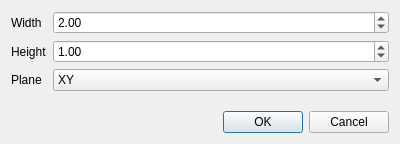
<?xml version="1.0" encoding="UTF-8"?>
<ui version="4.0">
 <class>RectangleParametersDialog</class>
 <widget class="QDialog" name="RectangleParametersDialog">
  <property name="windowModality">
   <enum>Qt::ApplicationModal</enum>
  </property>
  <property name="geometry">
   <rect>
    <x>0</x>
    <y>0</y>
    <width>400</width>
    <height>144</height>
   </rect>
  </property>
  <property name="minimumSize">
   <size>
    <width>400</width>
    <height>144</height>
   </size>
  </property>
  <property name="windowTitle">
   <string>Rectangle Parameters</string>
  </property>
  <layout class="QGridLayout" name="gridLayout">
   <item row="0" column="0">
    <layout class="QFormLayout" name="formLayout">
     <item row="0" column="0">
      <widget class="QLabel" name="widthLabel">
       <property name="text">
        <string>Width</string>
       </property>
      </widget>
     </item>
     <item row="1" column="0">
      <widget class="QLabel" name="heightLabel">
       <property name="text">
        <string>Height</string>
       </property>
      </widget>
     </item>
     <item row="2" column="0">
      <widget class="QLabel" name="planeLabel">
       <property name="text">
        <string>Plane</string>
       </property>
      </widget>
     </item>
     <item row="2" column="1">
      <widget class="QComboBox" name="planeComboBox">
       <item>
        <property name="text">
         <string>XY</string>
        </property>
       </item>
       <item>
        <property name="text">
         <string>XZ</string>
        </property>
       </item>
       <item>
        <property name="text">
         <string>YZ</string>
        </property>
       </item>
      </widget>
     </item>
     <item row="0" column="1">
      <widget class="QDoubleSpinBox" name="widthDoubleSpinBox">
       <property name="singleStep">
        <double>0.010000000000000</double>
       </property>
       <property name="value">
        <double>2.000000000000000</double>
       </property>
      </widget>
     </item>
     <item row="1" column="1">
      <widget class="QDoubleSpinBox" name="heightDoubleSpinBox">
       <property name="singleStep">
        <double>0.010000000000000</double>
       </property>
       <property name="value">
        <double>1.000000000000000</double>
       </property>
      </widget>
     </item>
    </layout>
   </item>
   <item row="1" column="0">
    <widget class="QDialogButtonBox" name="buttonBox">
     <property name="orientation">
      <enum>Qt::Horizontal</enum>
     </property>
     <property name="standardButtons">
      <set>QDialogButtonBox::Cancel|QDialogButtonBox::Ok</set>
     </property>
    </widget>
   </item>
  </layout>
 </widget>
 <tabstops>
  <tabstop>widthDoubleSpinBox</tabstop>
  <tabstop>heightDoubleSpinBox</tabstop>
  <tabstop>planeComboBox</tabstop>
 </tabstops>
 <resources/>
 <connections>
  <connection>
   <sender>buttonBox</sender>
   <signal>accepted()</signal>
   <receiver>RectangleParametersDialog</receiver>
   <slot>accept()</slot>
   <hints>
    <hint type="sourcelabel">
     <x>248</x>
     <y>254</y>
    </hint>
    <hint type="destinationlabel">
     <x>157</x>
     <y>274</y>
    </hint>
   </hints>
  </connection>
  <connection>
   <sender>buttonBox</sender>
   <signal>rejected()</signal>
   <receiver>RectangleParametersDialog</receiver>
   <slot>reject()</slot>
   <hints>
    <hint type="sourcelabel">
     <x>316</x>
     <y>260</y>
    </hint>
    <hint type="destinationlabel">
     <x>286</x>
     <y>274</y>
    </hint>
   </hints>
  </connection>
 </connections>
</ui>
